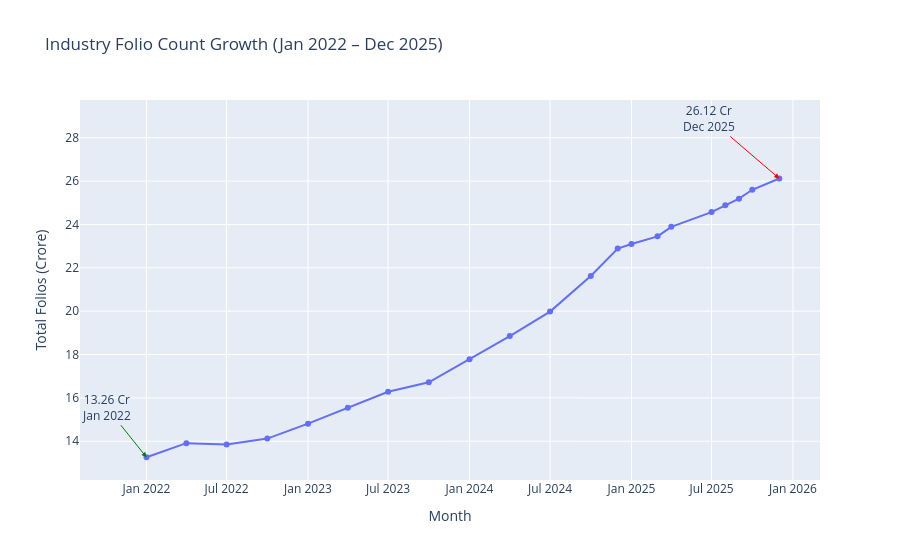

Notebook cell for this chart:
### Code cell
## Mark Key Milestones
# First milestone (Jan 2022)
fig.add_annotation(
    x=df.iloc[0]["month"],
    y=df.iloc[0]["total_folios_crore"],
    text="13.26 Cr<br>Jan 2022",
    showarrow=True,
    arrowhead=2,
    arrowcolor="green",
    ax=-40,
    ay=-50
)

# Final milestone (Dec 2025)
fig.add_annotation(
    x=df.iloc[-1]["month"],
    y=df.iloc[-1]["total_folios_crore"],
    text="26.12 Cr<br>Dec 2025",
    showarrow=True,
    arrowhead=2,
    arrowcolor="red",
    ax=-70,
    ay=-60
)

### Figure 1 — Plotly figure (JSON) as saved in the notebook; plotly's stock layout.template omitted (floating-point values rounded to 4 significant figures)
{"data": [{"hovertemplate": "Month=%{x}<br>Total Folios (Crore)=%{y}<extra></extra>", "legendgroup": "", "line": {"color": "#636efa", "dash": "solid"}, "marker": {"symbol": "circle"}, "mode": "lines+markers", "name": "", "orientation": "v", "showlegend": false, "type": "scatter", "x": ["2022-01-01T00:00:00.000000000", "2022-04-01T00:00:00.000000000", "2022-07-01T00:00:00.000000000", "2022-10-01T00:00:00.000000000", "2023-01-01T00:00:00.000000000", "2023-04-01T00:00:00.000000000", "2023-07-01T00:00:00.000000000", "2023-10-01T00:00:00.000000000", "2024-01-01T00:00:00.000000000", "2024-04-01T00:00:00.000000000", "2024-07-01T00:00:00.000000000", "2024-10-01T00:00:00.000000000", "2024-12-01T00:00:00.000000000", "2025-01-01T00:00:00.000000000", "2025-03-01T00:00:00.000000000", "2025-04-01T00:00:00.000000000", "2025-07-01T00:00:00.000000000", "2025-08-01T00:00:00.000000000", "2025-09-01T00:00:00.000000000", "2025-10-01T00:00:00.000000000", "2025-12-01T00:00:00.000000000"], "xaxis": "x", "y": [13.26, 13.91, 13.85, 14.12, 14.81, 15.54, 16.28, 16.72, 17.78, 18.85, 19.98, 21.62, 22.89, 23.1, 23.45, 23.89, 24.57, 24.89, 25.19, 25.6, 26.12], "yaxis": "y"}], "layout": {"annotations": [{"arrowcolor": "green", "arrowhead": 2, "ax": -40, "ay": -50, "showarrow": true, "text": "13.26 Cr<br>Jan 2022", "x": "2022-01-01T00:00:00", "y": 13.26}, {"arrowcolor": "red", "arrowhead": 2, "ax": -70, "ay": -60, "showarrow": true, "text": "26.12 Cr<br>Dec 2025", "x": "2025-12-01T00:00:00", "y": 26.12}], "legend": {"tracegroupgap": 0}, "title": {"text": "Industry Folio Count Growth (Jan 2022 – Dec 2025)"}, "xaxis": {"anchor": "y", "domain": [0, 1], "title": {"text": "Month"}}, "yaxis": {"anchor": "x", "domain": [0, 1], "title": {"text": "Total Folios (Crore)"}}}}
